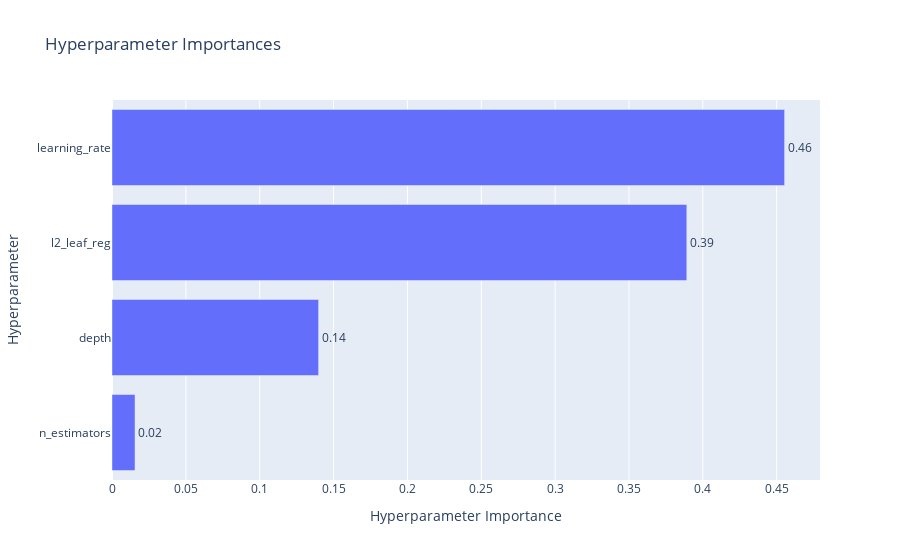

Notebook cell for this chart:
### Code cell
optuna.visualization.plot_param_importances(study)

### Figure 1 — Plotly figure (JSON) as saved in the notebook; plotly's stock layout.template omitted (floating-point values rounded to 4 significant figures)
{"data": [{"cliponaxis": false, "hovertemplate": ["n_estimators (IntDistribution): 0.015594509880697329<extra></extra>", "depth (IntDistribution): 0.13988680613506974<extra></extra>", "l2_leaf_reg (FloatDistribution): 0.3891567648641651<extra></extra>", "learning_rate (FloatDistribution): 0.4553619191200678<extra></extra>"], "name": "Objective Value", "orientation": "h", "text": ["0.02", "0.14", "0.39", "0.46"], "textposition": "outside", "type": "bar", "x": [0.01559, 0.1399, 0.3892, 0.4554], "y": ["n_estimators", "depth", "l2_leaf_reg", "learning_rate"]}], "layout": {"title": {"text": "Hyperparameter Importances"}, "xaxis": {"title": {"text": "Hyperparameter Importance"}}, "yaxis": {"title": {"text": "Hyperparameter"}}}}
